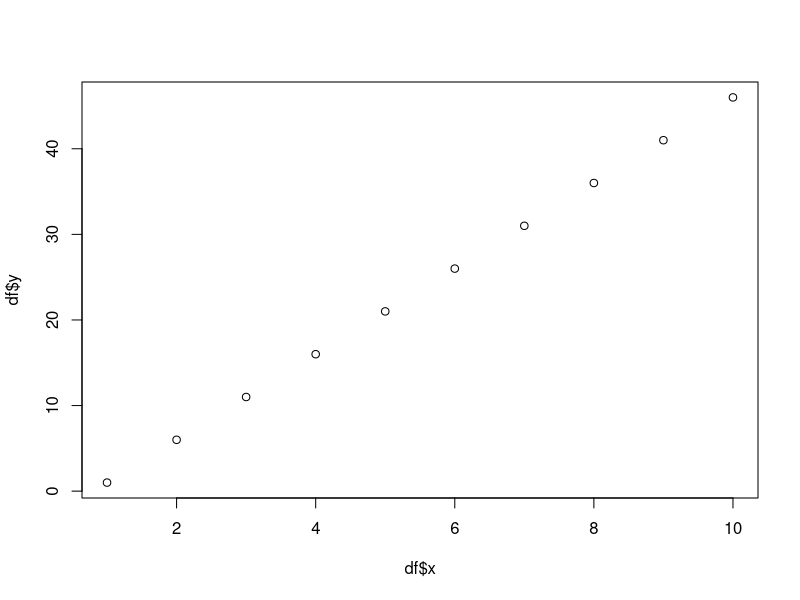
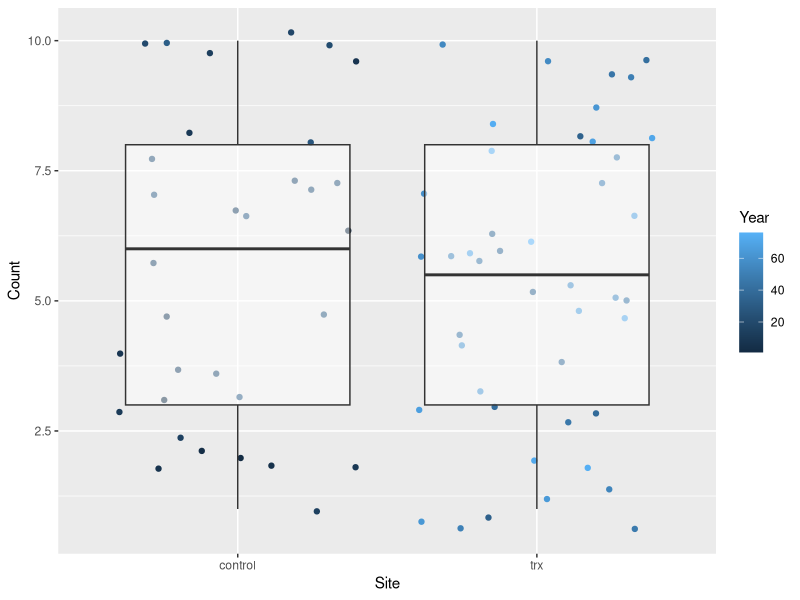

R code for these plots, in order:
## ---- chunk 1
knitr::opts_chunk$set(echo = TRUE)
#install.packages('usethis')
#library(usethis)
library(tidyverse)
library(ggplot2)
## ---- chunk 2
x<- seq(1, 10, 1)
y<- seq(1, 50, 5)

df<- as.data.frame(cbind(x, y))

plot(df$x, df$y)
## ---- chunk 3
#save rmd
#check it in the git panel under 'staged'
#hit commit 
#make a comment and mark the date and time
#hit commit
#hit push
#Check your repo online
## ---- chunk 4
#place a .csv file in the project file in your windows explorer (or mac equivilent)
#read in table
sample<- read.csv('test_data.csv')

#try an analyses
sample_lm<- lm(Count ~ Year*Site, data = sample) 
sample_anova<- anova(sample_lm)
sample_lm_output<- summary(sample_lm)

#try a plot
ggplot(data = sample, aes(x = Site, y = Count, color = Year)) +
  geom_point(aes(x = Site, y = Count, color = Year), position = 'jitter') +
  geom_boxplot(aes(x = Site, y = Count), alpha = 0.5)
## ---- chunk 5
#try on your own using steps from previous "commit and push" chunk
## ---- chunk 6
#save plot as a jpeg in the project directory
#commit and push
## ---- chunk 7
#run your lm analyses objects and copy and past the output into this chunk
##don't forget to place '#' at the beginning of the output lines!
###TIP: hold down 'Alt' before clicking at the beginning of the firstoutput line, and scroll your cursor down the entire output. You will only need to click and hit '#' once! :)

sample_anova
#Analysis of Variance Table

#Response: Count
#          Df Sum Sq Mean Sq F value  Pr(>F)  
#Year       1   1.07   1.066  0.1402 0.70915  
#Site       1  21.00  21.002  2.7617 0.10089  
#Year:Site  1  33.36  33.361  4.3868 0.03974 *
#Residuals 72 547.56   7.605                  
#---
#Signif. codes:  0 ‘***’ 0.001 ‘**’ 0.01 ‘*’ 0.05 ‘.’ 0.1 ‘ ’ 1


sample_lm_output
#Call:
#lm(formula = Count ~ Year * Site, data = sample)

#Residuals:
#    Min      1Q  Median      3Q     Max 
#-4.7020 -2.2066 -0.1157  2.2011  5.6323 

#Coefficients:
#             Estimate Std. Error t value Pr(>|t|)   
#(Intercept)   3.39516    0.99831   3.401   0.0011 **
#Year          0.13893    0.05280   2.631   0.0104 * 
#Sitetrx       1.46566    2.08643   0.702   0.4847   
#Year:Sitetrx -0.13012    0.06213  -2.094   0.0397 * 
#---
#Signif. codes:  0 ‘***’ 0.001 ‘**’ 0.01 ‘*’ 0.05 ‘.’ 0.1 ‘ ’ 1
#
#Residual standard error: 2.758 on 72 degrees of freedom
#Multiple R-squared:  0.09193,	Adjusted R-squared:  0.05409 
#F-statistic:  2.43 on 3 and 72 DF,  p-value: 0.0722

#Go through your commit and push steps
